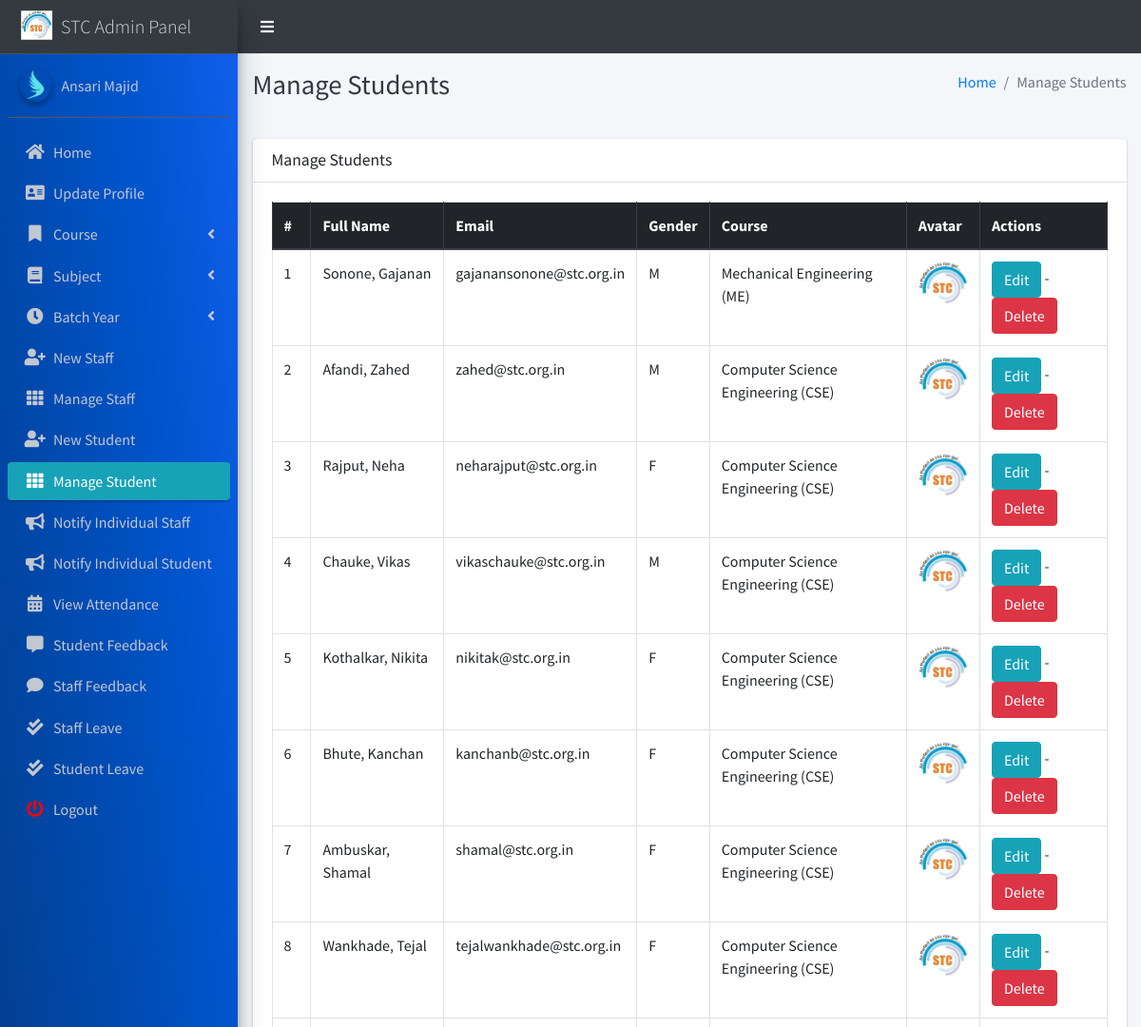
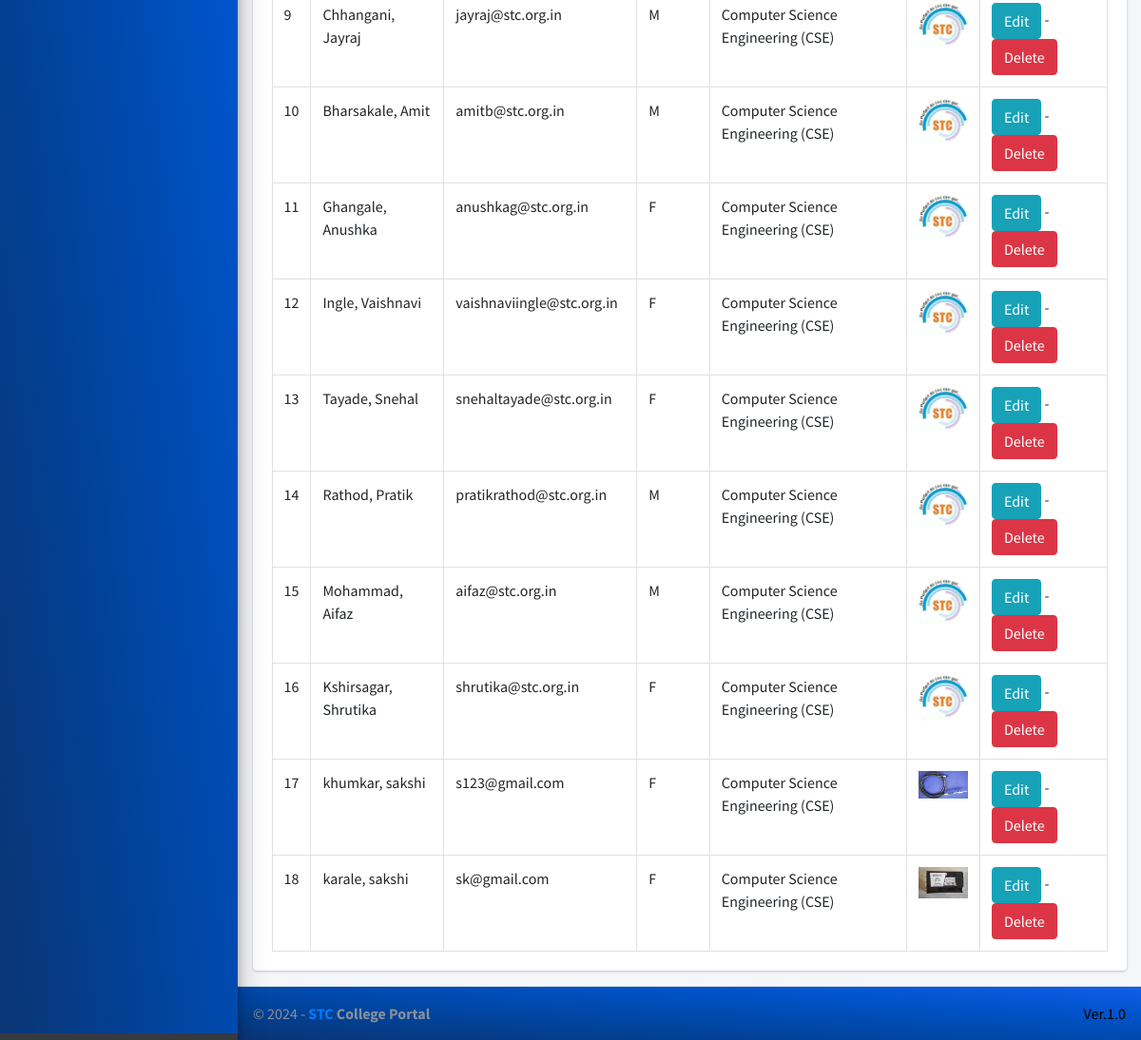
Page /student/manage/ (signed in) on the committed database (2 pictures, top to bottom).
### main_app/models.py (models this page shows, shortened)
class CustomUser(AbstractUser):
    USER_TYPE = ((1, "HOD"), (2, "Staff"), (3, "Student"))
    GENDER = [("M", "Male"), ("F", "Female")]
    username = None  # Removed username, using email instead
    email = models.EmailField(unique=True)
    user_type = models.CharField(default=1, choices=USER_TYPE, max_length=1)
    gender = models.CharField(max_length=1, choices=GENDER)
    profile_pic = models.ImageField()
    address = models.TextField()
    fcm_token = models.TextField(default="")  # For firebase notifications
    created_at = models.DateTimeField(auto_now_add=True)
    updated_at = models.DateTimeField(auto_now=True)
    USERNAME_FIELD = "email"
    REQUIRED_FIELDS = []
    objects = CustomUserManager()
    def __str__(self):
        return  self.first_name + " " + self.last_name

class Student(models.Model):
    admin = models.OneToOneField(CustomUser, on_delete=models.CASCADE)
    course = models.ForeignKey(Course, on_delete=models.DO_NOTHING, null=True, blank=False)
    session = models.ForeignKey(Session, on_delete=models.DO_NOTHING, null=True)

class Course(models.Model):
    name = models.CharField(max_length=120)
    created_at = models.DateTimeField(auto_now_add=True)
    updated_at = models.DateTimeField(auto_now=True)

### main_app/hod_views.py (the view)
# urls.py: path("student/manage/", hod_views.manage_student, name='manage_student'),
def manage_student(request):
    students = CustomUser.objects.filter(user_type=3)
    context = {
        'students': students,
        'page_title': 'Manage Students'
    }
    return render(request, "hod_template/manage_student.html", context)

### main_app/templates/hod_template/manage_student.html
{% extends 'main_app/base.html' %}
{% load static %}
{% block page_title %}{{page_title}}{% endblock page_title %}
{% block content %}
<section class="content">
    <div class="container-fluid">
        <div class="row">
            <div class="col-md-12">
                <div class="card">
                    <div class="card-header">
                        <h3 class="card-title">{{page_title}}</h3>
                    </div>
                    <div class="card-body">
                        <table id="example2" class="table table-bordered table-hover">
                            <thead class="thead-dark">
                                <tr>
                                    <th>#</th>
                                    <th>Full Name</th>
                                    <th>Email</th>
                                    <th>Gender</th>
                                    <th>Course</th>
                                    <th>Avatar</th>
                                    <th>Actions</th>
                                </tr>
                            </thead>
                            <tbody>
                                {% for student in students %}
                                <tr>
                                    <td>{{ forloop.counter }}</td>
                                    <td>{{student.last_name}}, {{student.first_name}}</td>
                                    <td>{{student.email}}</td>
                                    <td>{{student.gender}}</td>
                                    <td>{{student.student.course.name}}</td>
                                    <td>
                                        {% if student.profile_pic == ""  %}
                                        No Image
                                        {% else %}
                                        <img class="img img-fluid mb-2" height="56" width="56"
                                            src="{{student.profile_pic}}" alt="">
                                        {% endif %}
                                    </td>
                                    <td><a href="{% url 'edit_student' student.student.id %}" class="btn btn-info">Edit</a> -
                                        <a href="{% url 'delete_student' student.student.id %}" class="btn btn-danger" onclick="return confirm('Are you sure about this ?')">Delete</a>
                                    </td>
                                </tr>
                                {% endfor %}
                            </tbody>
                        </table>
                    </div>
                </div>
            </div>
        </div>
    </div>
</section>
{% endblock content %}

### main_app/templates/main_app/sidebar_template.html (shortened to what this page needs)
{% load static %}
<aside class="main-sidebar sidebar-dark-info elevation-4">
    {% if request.user.user_type == '1' %}
    <a href="{% url 'admin_home' %}" class="brand-link">
        <img src="{% static 'dist/img/virusx.png' %} " alt="STC LOGO"
            class="brand-image " >
        <span class="brand-text font-weight-light" >STC Admin Panel</span>
    </a>
    <div class="sidebar" style="background-image: linear-gradient(to right top, #0b3574, #033f91, #004aae, #0054cc, #125eeb);">
        <div class="user-panel mt-3 pb-3 mb-3 d-flex">
            <div class="image">
                <img src="{{ request.user.profile_pic}}" class="img-circle elevation-2" alt="User Image">
            </div>
            <div class="info">
                <a href="#" class="d-block">{{user}}</a>
            </div>
        </div>
        <nav class="mt-2">
            <ul class="nav nav-pills nav-sidebar flex-column" data-widget="treeview" role="menu" data-accordion="false">
                <li class="nav-item">
                    {% url 'admin_home' as admin_home %}
                    <a href="{{admin_home}}" class="nav-link {% if admin_home == request.path %} active {% endif %}">
                        <i class="nav-icon fas fa-home"></i>
                        <p>
                            Home
                        </p>
                    </a>
                </li>
                <li class="nav-item">
                    {% url 'admin_view_profile' as admin_view_profile %}
                    <a href="{{admin_view_profile}}"
                        class="nav-link {% if admin_view_profile == request.path %} active {% endif %}">
                        <i class="nav-icon fas fa-address-card"></i>
                        <p>
                            Update Profile
                        </p>
                    </a>
                </li>
                <li class="nav-item has-treeview">
                    <a href="#" class="nav-link" >
                        <i class="nav-icon fas fa-bookmark"></i>
                        <p>
                            Course
                            <i class="fas fa-angle-left right"></i>
                        </p>
                    </a>
                </li>
                <li class="nav-item has-treeview">
                    <a href="#" class="nav-link">
                        <i class="nav-icon fas fa-book"></i>
                        <p>
                            Subject
                            <i class="fas fa-angle-left right"></i>
                        </p>
                    </a>
                </li>
                <li class="nav-item has-treeview">
                    <a href="#" class="nav-link">
                        <i  class="nav-icon fas fa-clock"></i>
                        <p>
                            Batch Year
                            <i class="fas fa-angle-left right"></i>
                        </p>
                    </a>
                </li>
                <li class="nav-item">
                    {% url 'add_staff' as add_staff %}
                    <a href="{{add_staff}}" class="nav-link {% if add_staff == request.path %} active {% endif %}">
                        <i class="nav-icon fas fa-user-plus"></i>
                        <p>
                            New Staff
                        </p>
                    </a>
                </li>
                <li class="nav-item">
                    {% url 'manage_staff' as manage_staff %}
                    {% url 'edit_staff' staff_id as edit_staff %}
                    <a href="{{manage_staff}}"
                        class="nav-link {% if manage_staff == request.path or request.path == edit_staff %} active {% endif %}">
                        <i class="nav-icon fas fa-th"></i>
                        <p>
                            Manage Staff
                        </p>
                    </a>
                </li>
                <li class="nav-item">
                    {% url 'add_student' as add_student%}
                    <a href="{{add_student}}" class="nav-link  {% if add_student == request.path %} active {% endif %}">
                        <i class="nav-icon fas fa-user-plus"></i>
                        <p>
                            New Student
                        </p>
                    </a>
                </li>
                <li class="nav-item">
                    {% url 'manage_student' as manage_student %}
                    {% url 'edit_student' student_id as edit_student %}
                    <a href="{{manage_student}}"
                        class="nav-link  {% if edit_student == request.path or manage_student == request.path %} active {% endif %}">
                        <i class="nav-icon fas fa-th"></i>
                        <p>
                            Manage Student
                        </p>
                    </a>
                </li>
                <li class="nav-item">
                    {% url 'admin_notify_staff' as admin_notify_staff %}
                    <a href="{{admin_notify_staff}}"
                        class="nav-link {% if admin_notify_staff == request.path %} active {% endif %}">
                        <i class="nav-icon fas fa-bullhorn"></i>
                        <p>
                            Notify Individual Staff
                        </p>
                    </a>
                </li>
                <li class="nav-item">
                    {% url 'admin_notify_student' as admin_notify_student %}
                    <a href="{{admin_notify_student}}"
                        class="nav-link {% if admin_notify_student == request.path %} active {% endif %}">
                        <i class="nav-icon fas fa-bullhorn"></i>
                        <p>
                            Notify Individual Student
                        </p>
                    </a>
                </li>
                <li class="nav-item">
                    {% url 'admin_view_attendance' as admin_view_attendance %}
                <li class="nav-item">
                    <a href="{{admin_view_attendance}}"
                        class="nav-link  {% if admin_view_attendance == request.path %} active {% endif %}">
                        <i class="nav-icon fas fa-calendar-alt"></i>
                        <p>
                            View Attendance
                        </p>
                    </a>
                </li>
                <li class="nav-item">
                    {% url 'student_feedback_message' as student_feedback_message %}
                    <a href="{{ student_feedback_message }}"
                        class="nav-link  {% if student_feedback_message == request.path %} active {% endif %}">
                        <i class="nav-icon fas fa-comment-alt"></i>
                        <p>
                            Student Feedback
                        </p>
                    </a>
                </li>
                <li class="nav-item">
                    {% url 'staff_feedback_message' as staff_feedback_message %}
                    <a href="{{staff_feedback_message}}"
                        class="nav-link   {% if staff_feedback_message == request.path %} active {% endif %}">
                        <i  class="nav-icon fas fa-comment"></i>
                        <p>
                            Staff Feedback
                        </p>
                    </a>
                </li>
                <li class="nav-item">
                    {% url 'view_staff_leave' as view_staff_leave %}
                    <a href="{{view_staff_leave}}"
                        class="nav-link  {% if view_staff_leave == request.path %} active {% endif %}">
                        <i  class="nav-icon fas fa-check-double"></i>
                        <p>
                            Staff Leave
                        </p>
                    </a>
                </li>
                <li class="nav-item">
                    {% url 'view_student_leave' as view_student_leave %}
                    <a href="{% url 'view_student_leave' %}"
                        class="nav-link  {% if view_student_leave == request.path %} active {% endif %}">
                        <i  class="nav-icon fas fa-check-double"></i>
                        <p>
                            Student Leave
                        </p>
                    </a>
                </li>
                                        {% endif %}
                                        <li class="nav-item">
                                            <a href="{% url 'user_logout' %}"
                                                onclick="return confirm('Your session would be terminated.\n\nProceed?')"
                                                class="nav-link">
                                                <i  style="color: #ff0000"  class="nav-icon fas fa-power-off"></i>
                                                <p>
                                                    Logout
                                                </p>
                                            </a>
                                        </li>
                                    </ul>
                                </nav>
                            </div>
</aside>

### rows in the picture
CustomUser: user.profile_pic (picture), first_name+last_name "Ansari Majid"
CustomUser: last_name "Sonone", first_name "Gajanan", email "gajanansonone@stc.org.in", gender "M", student.course.name "Mechanical Engineering (ME)", profile_pic (picture)
CustomUser: last_name "Afandi", first_name "Zahed", email "zahed@stc.org.in", gender "M", student.course.name "Computer Science Engineering (CSE)", profile_pic (picture)
CustomUser: last_name "Rajput", first_name "Neha", email "neharajput@stc.org.in", gender "F", student.course.name "Computer Science Engineering (CSE)", profile_pic (picture)
CustomUser: last_name "Chauke", first_name "Vikas", email "vikaschauke@stc.org.in", gender "M", student.course.name "Computer Science Engineering (CSE)", profile_pic (picture)
CustomUser: last_name "Kothalkar", first_name "Nikita", email "nikitak@stc.org.in", gender "F", student.course.name "Computer Science Engineering (CSE)", profile_pic (picture)
CustomUser: last_name "Bhute", first_name "Kanchan", email "kanchanb@stc.org.in", gender "F", student.course.name "Computer Science Engineering (CSE)", profile_pic (picture)
CustomUser: last_name "Ambuskar", first_name "Shamal", email "shamal@stc.org.in", gender "F", student.course.name "Computer Science Engineering (CSE)", profile_pic (picture)
CustomUser: last_name "Wankhade", first_name "Tejal", email "tejalwankhade@stc.org.in", gender "F", student.course.name "Computer Science Engineering (CSE)", profile_pic (picture)
CustomUser: last_name "Chhangani", first_name "Jayraj", email "jayraj@stc.org.in", gender "M", student.course.name "Computer Science Engineering (CSE)", profile_pic (picture)
CustomUser: last_name "Bharsakale", first_name "Amit", email "amitb@stc.org.in", gender "M", student.course.name "Computer Science Engineering (CSE)", profile_pic (picture)
CustomUser: last_name "Ghangale", first_name "Anushka", email "anushkag@stc.org.in", gender "F", student.course.name "Computer Science Engineering (CSE)", profile_pic (picture)
CustomUser: last_name "Ingle", first_name "Vaishnavi", email "vaishnaviingle@stc.org.in", gender "F", student.course.name "Computer Science Engineering (CSE)", profile_pic (picture)
CustomUser: last_name "Tayade", first_name "Snehal", email "snehaltayade@stc.org.in", gender "F", student.course.name "Computer Science Engineering (CSE)", profile_pic (picture)
CustomUser: last_name "Rathod", first_name "Pratik", email "pratikrathod@stc.org.in", gender "M", student.course.name "Computer Science Engineering (CSE)", profile_pic (picture)
CustomUser: last_name "Mohammad", first_name "Aifaz", email "aifaz@stc.org.in", gender "M", student.course.name "Computer Science Engineering (CSE)", profile_pic (picture)
CustomUser: last_name "Kshirsagar", first_name "Shrutika", email "shrutika@stc.org.in", gender "F", student.course.name "Computer Science Engineering (CSE)", profile_pic (picture)
CustomUser: last_name "khumkar", first_name "sakshi", email "s123@gmail.com", gender "F", student.course.name "Computer Science Engineering (CSE)", profile_pic (picture)
CustomUser: last_name "karale", first_name "sakshi", email "sk@gmail.com", gender "F", student.course.name "Computer Science Engineering (CSE)", profile_pic (picture)

### other values in the picture
{{ page_title }} "Manage Students"
